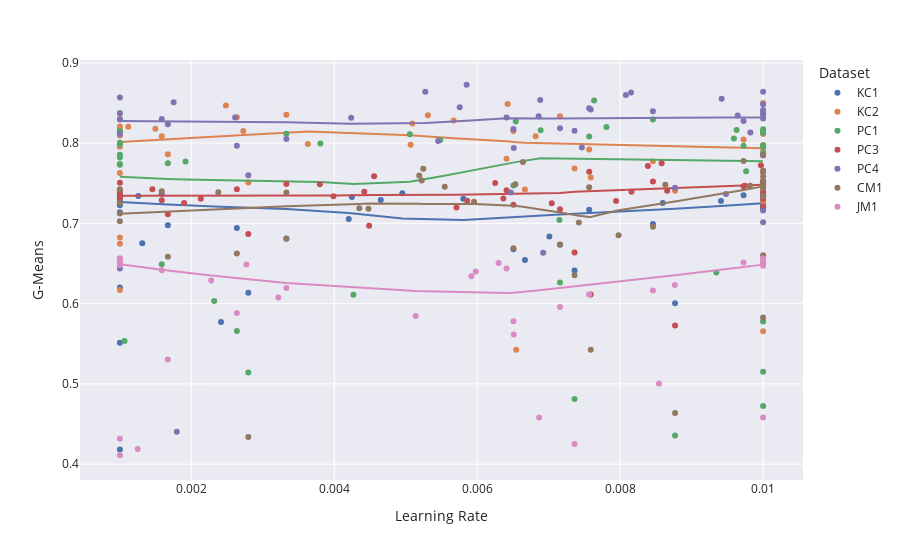

Notebook code cell kept with this figure:
### Code cell
test = hyperparam[(hyperparam['G-Means'] > 0.4)]
# test = hyperparam[(hyperparam['G-Means'] != 0)]
fig = px.scatter(test, x="Learning Rate", y="G-Means", trendline="lowess", template="seaborn", color_continuous_scale=px.colors.diverging.Tealrose,color="Dataset")
fig.show()
